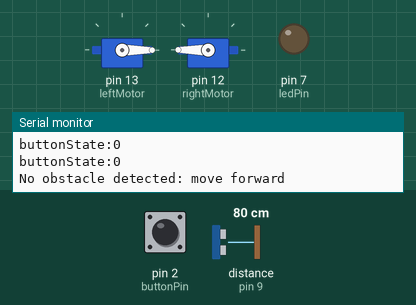
Recording of a sketch running on a simulated Arduino Uno, built with avr-gcc and run on an emulated ATmega328P. Parts: 2 × servo, output pins drawn as LEDs (lit = HIGH), the last lines printed to the serial monitor. Wiring (inferred from the names in the program): ultrasonic range finder: trigger pin 8; echo pin 9. The test bench sets the inputs (shaded band); at power-on: distance to the obstacle (sensor on pin 9) 80 cm, pin 2 (buttonPin) LOW. The echo pulse lasts 58.3 µs per cm; pins used as bus, display or sensor lines are not drawn. At 6.2 s the program stops and its outputs stay as they are.

Above: at 1.2 s.
1.3 s: distance to the obstacle (sensor on pin 9) set to 9 cm
4.3 s: distance to the obstacle (sensor on pin 9) set to 6 cm
At 4.8 s:
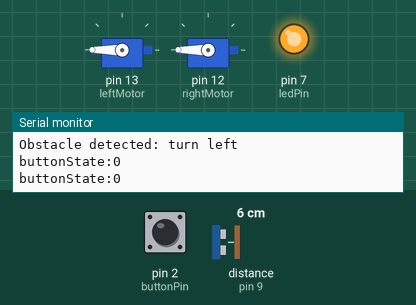
5.9 s: pin 2 (buttonPin) pulled HIGH for 1 s
At 6.9 s:
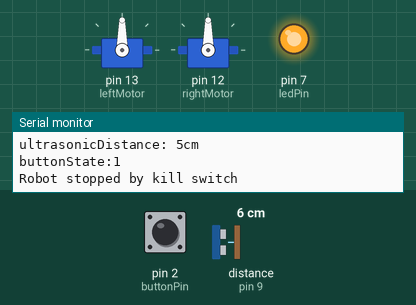
Timing chart, 0 to 7.7 s (numbered marks = the images above; inputs shaded):
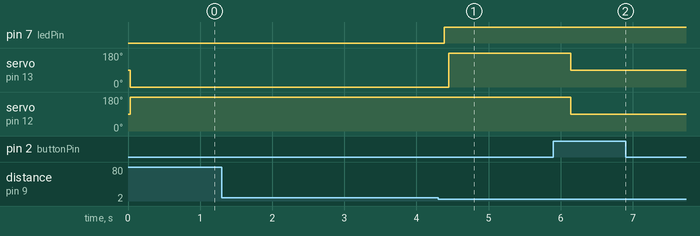

Measured:
- the behaviour switches between 8 and 7 cm on distance to the obstacle (sensor on pin 9) (found by bisection; images 0 and 1)
- after the input at 4.3 s, pin 7 (ledPin): LOW → HIGH after 0.09 s; servo on pin 13 (leftMotor): 0° → 180° after 0.15 s
- after the input at 5.9 s, servo on pin 13 (leftMotor), servo on pin 12 (rightMotor): 180° → 90° after 0.24 s

The sketch:

Distance_Sensing.ino
```cpp
#define DRIVE_FORWARD     0
#define TURN_LEFT         1

//------------------------------------------------------------------------------
// INCLUDES
//------------------------------------------------------------------------------
#include <Servo.h>

//------------------------------------------------------------------------------
// GLOBALS - variables used all over the program
//------------------------------------------------------------------------------

Servo leftMotor;
Servo rightMotor;

const int buttonPin = 2;
const int ledPin = 7;

const int serialPeriod = 250;       // only print to the serial console every 1/4 second
unsigned long timeSerialDelay = 0;
const int loopPeriod = 20;          // a period of 20ms = a frequency of 50Hz
unsigned long timeLoopDelay   = 0;

const int ultrasonicTrigPin = 8;
const int ultrasonicEchoPin = 9;

int ultrasonicDistance;
int ultrasonicDuration;

int state = DRIVE_FORWARD;          // 0 = drive forward (DEFAULT), 1 = turn left
int buttonState = 0;


//------------------------------------------------------------------------------
// METHODS
//------------------------------------------------------------------------------
void setup()
{
    Serial.begin(9600);
    // Pins
    pinMode(buttonPin, INPUT);
    pinMode(ledPin, OUTPUT);

    // ultrasonic sensor pin configurations
    pinMode(ultrasonicTrigPin, OUTPUT);
    pinMode(ultrasonicEchoPin, INPUT);

    // servos
    leftMotor.attach(13);
    rightMotor.attach(12);
}


void loop()
{
    showDistance(); // prints debugging messages to the serial monitor

    killSwitch(); //check kill switch

    if(millis() - timeLoopDelay >= loopPeriod)
    {
        readUltrasonicSensors(); // read and store the measured distances

        driveAround();

        timeLoopDelay = millis();
    }
}

void killSwitch()
{
  //    if(digitalRead(2) == HIGH) // if the push button switch was pressed
  //    {
  //        while(1)
  //        {
  //            leftMotor.write(90);
  //            rightMotor.write(90);
  //        }
  //    }

  // read the state of the button
  buttonState = digitalRead(buttonPin);

  Serial.print("buttonState:");
  Serial.print(buttonState);
  Serial.println();

  // if the state of the button is HIGH it is pressed
  if(buttonState == HIGH)
  {
    endProgram();
  }
  else if(buttonState == LOW)
  {
    return;
  }
}

void endProgram()
{
  rightMotor.write(90);
  leftMotor.write(90);
  Serial.println("Robot stopped by kill switch");
  while(1) { }
}

void driveAround()
{
    if(state == DRIVE_FORWARD) // no obstacles detected
    {
        if(ultrasonicDistance > 6 || ultrasonicDistance < 0) // if there's nothing in front of us (note: ultrasonicDistance will be negative for some ultrasonics if there's nothing in range)
        {
            // drive forward
            rightMotor.write(180);
            leftMotor.write(0);
            digitalWrite(ledPin, LOW); // turn off LED
            Serial.println("No obstacle detected: move forward");
        }
        else // there's an object in front of us
        {
            state = TURN_LEFT;
            digitalWrite(ledPin, HIGH); // turn ON LED
            Serial.println("Obstacle detected: turn left");
        }
    }
    else if(state == TURN_LEFT) // obstacle detected -- turn left
    {
        unsigned long timeToTurnLeft = 500; // it takes around .5 seconds to turn 90 degrees

        unsigned long turnStartTime = millis(); // save the time that we started turning

        while((millis()-turnStartTime) < timeToTurnLeft) // stay in this loop until timeToTurnLeft (.5 seconds) has elapsed
        {
            // turn left
            rightMotor.write(180);
            leftMotor.write(180);
        }

        state = DRIVE_FORWARD;
    }
}

void readUltrasonicSensors()
{
    // ultrasonic distance
    digitalWrite(ultrasonicTrigPin, HIGH);
    delayMicroseconds(10);                  // must keep the trig pin high for at least 10µs
    digitalWrite(ultrasonicTrigPin, LOW);

    // To get a distance measurement, measure the amount of time the sensor sends a HIGH signal (object in front)
    // divide by 2 to get the time it took the ping to get to the object (half the round trip time)
    // then divide by the speed of sound, at 20 Celsius is 343 metres/sec, ~29 µs/cm
    ultrasonicDuration = pulseIn(ultrasonicEchoPin, HIGH);
    ultrasonicDistance = (ultrasonicDuration/2)/29;
}


void showDistance()
{
  // output the distance in cm to the serial monitor
    if((millis() - timeSerialDelay) > serialPeriod)
    {
        Serial.print("ultrasonicDuration: ");
        Serial.print(ultrasonicDuration);
        Serial.println();
        Serial.print("ultrasonicDistance: ");
        Serial.print(ultrasonicDistance);
        Serial.print("cm");
        Serial.println();

        timeSerialDelay = millis();
    }
}
```
